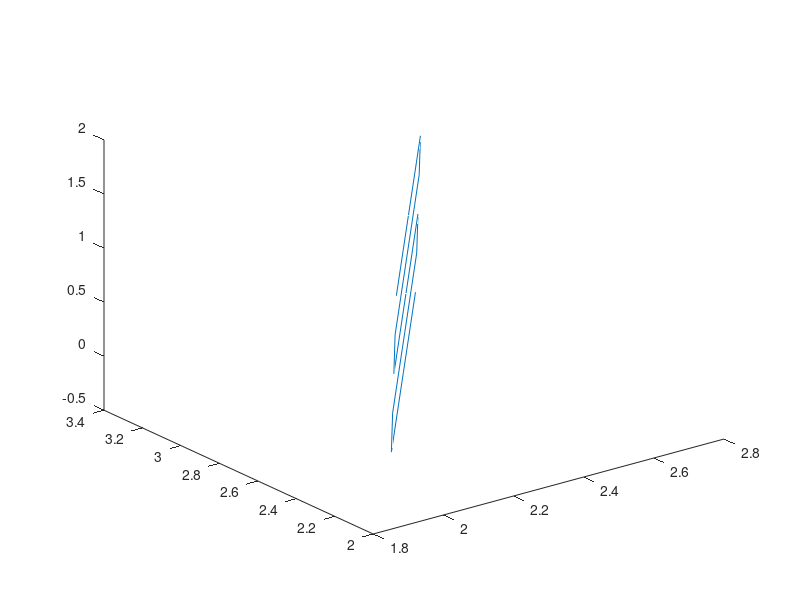

This chart was generated by the following MATLAB code:
points = [...
    [ 1.36245; 0.963375; -0.0979406; 0.418719], ...
    [ 1.36245; 0.447837; -0.0979406; 0.418719], ...
    [ 1.30395; 0.447837; -0.0979406; 0.418719], ...
    [ 1.30395; 0.57455; -0.0979406; 0.418719], ...
    [ 1.24545; 0.57455; -0.0979406; 0.418719], ...
    [ 1.24545; 0.701262; -0.0979406; 0.418719], ...
    [ 1.24545; 0.701262; 0.307008; 0.418719], ...
    [ 1.24545; 0.701262; 0.711957; 0.418719], ...
    [ 1.96; 0.380137; 0.711957; 0.418719], ...
    [ 1.96; -0.405887; 0.711957; 0.418719], ...
    [ 2.67455; -0.405887; 0.711957; 0.418719], ...
    [ 2.67455; -0.938485; 0.711957; 0.418719], ...
    [ 3.38911; -0.938485; 0.711957; 0.418719], ...
    [ 3.38911; -1.47108; 0.711957; 0.418719], ...
    [ 3.38911; -1.47108; 0.705071; 0.418719], ...
    [ 3.38911; -1.47108; 0.698184; 0.418719], ...
    [ 3.34661; -1.4101; 0.699613; -3.51439], ...
    [ 3.3041; -1.22241; 0.701042; -7.4475], ...
    [ 3.2616; -1.03471; 0.702471; -11.3806], ...
    [ 3.2191; -0.847015; 0.7039; -15.3137], ...
    [ 3.1766; -0.65932; 0.705329; -19.2468], ...
    [ 3.1341; -0.471625; 0.706758; -23.1799], ...
    [ 3.0916; -0.283929; 0.708187; -27.1131], ...
    [ 3.0491; -0.0962341; 0.709616; -31.0462], ...
    [ 3.0066; 0.0914611; 0.711044; -34.9793], ...
    [ 2.9641; 0.279156; 0.712473; -38.9124], ...
    [ 2.9216; 0.466852; 0.713902; -42.8455], ...
    [ 2.8791; 0.654547; 0.715331; -46.7786], ...
    [ 2.8366; 0.842242; 0.71676; -50.7117], ...
    [ 2.7941; 1.02994; 0.718189; -54.6448], ...
    [ 2.75159; 1.21763; 0.719618; -58.5779], ...
    [ 2.9309; 1.21763; 0.719618; -58.5779], ...
    [ 2.9309; 1.10523; 0.719618; -58.5779], ...
    [ 3.11021; 1.10523; 0.719618; -58.5779], ...
    [ 3.11021; 1.80459; 0.719618; -58.5779], ...
    [ 3.28951; 1.80459; 0.719618; -58.5779], ...
    [ 3.28951; 2.50395; 0.719618; -58.5779], ...
    [ 3.28951; 2.50395; 0.719679; -58.5779], ...
    [ 3.28951; 2.50395; 0.71974; -58.5779] ...
];
plot3(points(1,:), points(2,:), points(3,:));
points = [...
    [ 0.154671; -0.0598389; 0.758506; -2.02743], ...
    [ 0.154671; 0.109388; 0.758506; -1.5382], ...
    [ 0.162309; 0.109388; 0.758506; -1.04897], ...
    [ 0.162309; 0.238722; 0.758506; -0.559739], ...
    [ 0.169946; 0.238722; 0.758506; -0.0705097], ...
    [ 0.169946; 0.368057; 0.758506; 0.418719], ...
    [ 0.169946; 0.368057; 0.735267; 0.418719], ...
    [ 0.169946; 0.368057; 0.712027; 0.418719] ...
];
plot3(points(1,:), points(2,:), points(3,:));
points = [...
    [ -0.499028; 1.56741; 1.34157], ...
    [ 0.140939; 1.56273; 1.34153], ...
    [ 0.780907; 1.55805; 1.34148], ...
    [ 1.42087; 1.55338; 1.34144], ...
    [ 1.42089; 1.55588; 0.981596], ...
    [ 0.780925; 1.56055; 0.981639], ...
    [ 0.140958; 1.56523; 0.981682], ...
    [ -0.49901; 1.56991; 0.981725], ...
    [ -0.498991; 1.57241; 0.62188], ...
    [ 0.140976; 1.56773; 0.621836], ...
    [ 0.780943; 1.56305; 0.621794], ...
    [ 1.42091; 1.55838; 0.62175], ...
    [ 1.42093; 1.56088; 0.261905], ...
    [ 0.780962; 1.56555; 0.261948], ...
    [ 0.140994; 1.57023; 0.261991], ...
    [ -0.498973; 1.57491; 0.262034], ...
    [ -0.498955; 1.57741; -0.0978116], ...
    [ 0.141013; 1.57273; -0.0978546], ...
    [ 0.78098; 1.56805; -0.0978976], ...
    [ 1.42095; 1.56338; -0.0979406] ...
];
plot3(points(1,:), points(2,:), points(3,:));
points = [...
    [ 1.96016; 2.17188; 1.42284], ...
    [ 2.29382; 2.71799; 1.42302], ...
    [ 2.62748; 3.26411; 1.42321], ...
    [ 2.62484; 3.26572; 1.06274], ...
    [ 2.29119; 2.7196; 1.06256], ...
    [ 1.95753; 2.17349; 1.06237], ...
    [ 1.95489; 2.1751; 0.701905], ...
    [ 2.28855; 2.72121; 0.702089], ...
    [ 2.62221; 3.26733; 0.702271], ...
    [ 2.61957; 3.26894; 0.341804], ...
    [ 2.28592; 2.72282; 0.341621], ...
    [ 1.95226; 2.17671; 0.341438], ...
    [ 1.94907; 2.17741; -0.0190291], ...
    [ 2.28273; 2.72352; -0.018846], ...
    [ 2.61638; 3.26964; -0.0186631] ...
];
plot3(points(1,:), points(2,:), points(3,:));